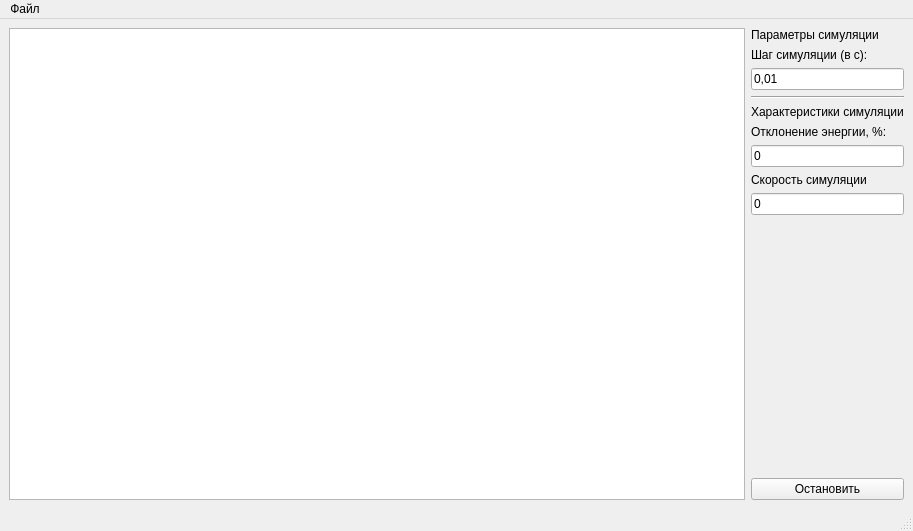
<?xml version="1.0" encoding="UTF-8"?>
<ui version="4.0">
 <class>MainWindow</class>
 <widget class="QMainWindow" name="MainWindow">
  <property name="geometry">
   <rect>
    <x>0</x>
    <y>0</y>
    <width>913</width>
    <height>531</height>
   </rect>
  </property>
  <property name="windowTitle">
   <string>Небесная механика</string>
  </property>
  <widget class="QWidget" name="centralwidget">
   <layout class="QGridLayout" name="gridLayout">
    <item row="0" column="0">
     <widget class="PlotWidget" name="graphicsView">
      <property name="sizePolicy">
       <sizepolicy hsizetype="Expanding" vsizetype="Expanding">
        <horstretch>0</horstretch>
        <verstretch>0</verstretch>
       </sizepolicy>
      </property>
     </widget>
    </item>
    <item row="0" column="1">
     <layout class="QVBoxLayout" name="verticalLayout">
      <property name="sizeConstraint">
       <enum>QLayout::SetDefaultConstraint</enum>
      </property>
      <item>
       <widget class="QLabel" name="label_3">
        <property name="text">
         <string>Параметры симуляции</string>
        </property>
       </widget>
      </item>
      <item>
       <layout class="QVBoxLayout" name="verticalLayout_3">
        <property name="sizeConstraint">
         <enum>QLayout::SetDefaultConstraint</enum>
        </property>
        <item>
         <widget class="QLabel" name="label">
          <property name="text">
           <string>Шаг симуляции (в с): </string>
          </property>
         </widget>
        </item>
        <item>
         <widget class="QLineEdit" name="deltaTimeEdit">
          <property name="sizePolicy">
           <sizepolicy hsizetype="Minimum" vsizetype="Fixed">
            <horstretch>0</horstretch>
            <verstretch>0</verstretch>
           </sizepolicy>
          </property>
          <property name="text">
           <string>0,01</string>
          </property>
         </widget>
        </item>
       </layout>
      </item>
      <item>
       <widget class="Line" name="line">
        <property name="orientation">
         <enum>Qt::Horizontal</enum>
        </property>
       </widget>
      </item>
      <item>
       <widget class="QLabel" name="label_4">
        <property name="text">
         <string>Характеристики симуляции</string>
        </property>
       </widget>
      </item>
      <item>
       <layout class="QVBoxLayout" name="verticalLayout_2">
        <property name="sizeConstraint">
         <enum>QLayout::SetDefaultConstraint</enum>
        </property>
        <item>
         <widget class="QLabel" name="label_2">
          <property name="text">
           <string>Отклонение энергии, %:</string>
          </property>
         </widget>
        </item>
        <item>
         <widget class="QLineEdit" name="energyDeviationEdit">
          <property name="sizePolicy">
           <sizepolicy hsizetype="Minimum" vsizetype="Fixed">
            <horstretch>0</horstretch>
            <verstretch>0</verstretch>
           </sizepolicy>
          </property>
          <property name="text">
           <string>0</string>
          </property>
          <property name="readOnly">
           <bool>true</bool>
          </property>
         </widget>
        </item>
       </layout>
      </item>
      <item>
       <widget class="QLabel" name="label_5">
        <property name="text">
         <string>Скорость симуляции</string>
        </property>
       </widget>
      </item>
      <item>
       <widget class="QLineEdit" name="simulationSpeedEdit">
        <property name="sizePolicy">
         <sizepolicy hsizetype="Minimum" vsizetype="Fixed">
          <horstretch>0</horstretch>
          <verstretch>0</verstretch>
         </sizepolicy>
        </property>
        <property name="text">
         <string>0</string>
        </property>
        <property name="readOnly">
         <bool>true</bool>
        </property>
       </widget>
      </item>
      <item>
       <spacer name="verticalSpacer">
        <property name="orientation">
         <enum>Qt::Vertical</enum>
        </property>
        <property name="sizeHint" stdset="0">
         <size>
          <width>20</width>
          <height>40</height>
         </size>
        </property>
       </spacer>
      </item>
      <item>
       <widget class="QPushButton" name="controlButton">
        <property name="sizePolicy">
         <sizepolicy hsizetype="Minimum" vsizetype="Fixed">
          <horstretch>0</horstretch>
          <verstretch>0</verstretch>
         </sizepolicy>
        </property>
        <property name="text">
         <string>Остановить</string>
        </property>
       </widget>
      </item>
     </layout>
    </item>
   </layout>
  </widget>
  <widget class="QMenuBar" name="menubar">
   <property name="geometry">
    <rect>
     <x>0</x>
     <y>0</y>
     <width>913</width>
     <height>21</height>
    </rect>
   </property>
   <widget class="QMenu" name="menu">
    <property name="title">
     <string>Файл</string>
    </property>
    <addaction name="openAction"/>
    <addaction name="saveAsAction"/>
    <addaction name="saveAction"/>
   </widget>
   <addaction name="menu"/>
  </widget>
  <widget class="QStatusBar" name="statusbar"/>
  <action name="openAction">
   <property name="text">
    <string>Загрузить симуляцию...</string>
   </property>
  </action>
  <action name="saveAsAction">
   <property name="text">
    <string>Сохранить симуляцию как...</string>
   </property>
  </action>
  <action name="saveAction">
   <property name="text">
    <string>Сохранить симуляцию</string>
   </property>
  </action>
 </widget>
 <customwidgets>
  <customwidget>
   <class>PlotWidget</class>
   <extends>QGraphicsView</extends>
   <header>pyqtgraph</header>
  </customwidget>
 </customwidgets>
 <resources/>
 <connections/>
</ui>
